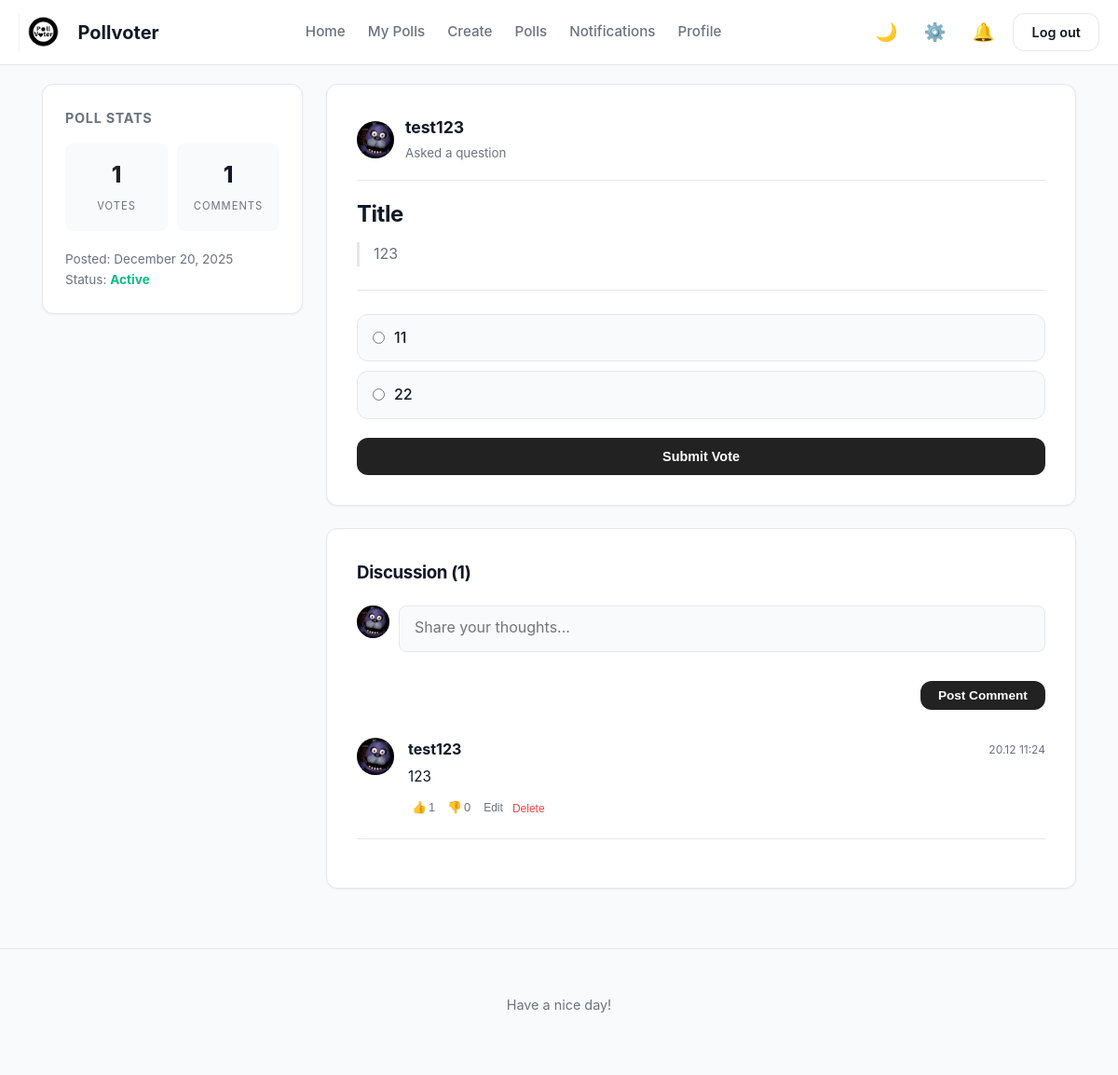
The app's page /poll/11 (signed in) with its own data.
### app/models.py (models this page shows, shortened)
class Poll(db.Model):
    __tablename__ = "poll"
    id = Column(Integer, primary_key=True)
    title = Column(Text, nullable=False)
    description = Column(String(120))
    created_at = Column(DateTime, default=datetime.now)
    user_id = Column(Integer, ForeignKey("user.id"), nullable=False)
    author = relationship("User", back_populates="polls")
    comments = relationship("Comment", back_populates="poll", cascade="all, delete-orphan")
    options = relationship("PollOption", back_populates="poll", cascade="all, delete-orphan")
    votes = relationship("Vote", back_populates="poll", cascade="all, delete-orphan")
    def getvotecount(self):
        return len(self.votes)

class User(UserMixin, db.Model):
    __tablename__ = "user"
    id = Column(Integer, primary_key=True)
    username = Column(String(20), unique=True, nullable = False)
    created_at = Column(DateTime, default=datetime.now)
    full_name = Column(String(20))
    bio = Column(String(100))
    pfp = Column(Text)
    password_hash = Column(Text)
    is_admin = Column(Boolean, default = False)
    polls = relationship("Poll", back_populates="author")
    votes = relationship("Vote", back_populates="user")
    comments = relationship("Comment", back_populates="author")
    def getpfp(self):
        if self.pfp:
            return f"/static/uploads/pfp/{self.pfp}"
        else:
            return f"/static/uploads/pfp/default.jpg"
    blocked = relationship(
        "User", secondary=blocklist,
        primaryjoin=(blocklist.c.blocker_id == id),
        secondaryjoin=(blocklist.c.blocked_id == id),
        backref=db.backref("blocked_by", lazy="dynamic"),
        lazy="dynamic"
    )
    followed = relationship(
        "User", secondary=followers,
        primaryjoin=(followers.c.follower_id == id),
        secondaryjoin=(followers.c.followed_id == id),
        backref=db.backref("followers", lazy="dynamic"),
        lazy="dynamic"
    )

class PollOption(db.Model):
    __tablename__ = "poll_option"
    id = Column(Integer, primary_key=True)
    text = Column(String(50), nullable=False)
    poll_id = Column(Integer, ForeignKey("poll.id"), nullable=False)
    poll = relationship("Poll", back_populates="options")
    votes = relationship("Vote", back_populates="option", cascade="all, delete-orphan")

class Comment(db.Model):
    __tablename__ = "comment"
    id = Column(Integer, primary_key=True)
    content = Column(String(100), nullable=False)
    created_at = Column(DateTime, default=datetime.now)
    reactions = relationship("CommentReaction", back_populates="comment", cascade="all, delete-orphan")
    user_id = Column(Integer, ForeignKey("user.id"), nullable=False)
    poll_id = Column(Integer, ForeignKey("poll.id"), nullable=False)
    author = relationship("User", back_populates="comments")
    poll = relationship("Poll", back_populates="comments")
    def get_likes_count(self):
        return CommentReaction.query.filter_by(comment_id = self.id, reaction_type = "like").count()
    def get_dislikes_count(self):
        return CommentReaction.query.filter_by(comment_id = self.id, reaction_type = "dislike").count()

### app/routes.py (the view)
@polls.route("/poll/<int:poll_id>")
@login_required
def poll_detail(poll_id):
    poll = Poll.query.get_or_404(poll_id)
    user_vote = Vote.query.filter_by(user_id = current_user.id, poll_id = poll_id).first()
    return render_template("poll_detail.html", poll = poll, user_vote = user_vote)

### app/templates/poll_detail.html (shortened to what this page needs)
{% extends "base.html" %}
{% block content %}
<div class="dashboard-layout">
    <aside class="sidebar">
        <div class="sidebar-widget">
            <h3 class="widget-title">Poll Stats</h3>
            <div style="display: grid; grid-template-columns: 1fr 1fr; gap: 10px; text-align: center; margin-bottom: 20px;">
                <div style="background: var(--bg-body); padding: 15px; border-radius: 8px;">
                    <div style="font-size: 1.5rem; font-weight: 800; color: var(--primary);">{{ poll.getvotecount() }}</div>
                    <small style="color: var(--text-muted); text-transform: uppercase; font-size: 0.7rem; letter-spacing: 1px;">Votes</small>
                </div>
                <div style="background: var(--bg-body); padding: 15px; border-radius: 8px;">
                    <div style="font-size: 1.5rem; font-weight: 800; color: var(--text-main);">{{ poll.comments|length }}</div>
                    <small style="color: var(--text-muted); text-transform: uppercase; font-size: 0.7rem; letter-spacing: 1px;">Comments</small>
                </div>
            </div>
            <div style="font-size: 0.85rem; color: var(--text-muted);">
                Posted: {{ poll.created_at.strftime('%B %d, %Y') }}<br>
                Status: <span style="color: #10B981; font-weight: bold;">Active</span>
            </div>
        </div>
    </aside>
    <main class="feed">
        <div class="card">
            <div class="user-row" style="margin-bottom: 20px;">
                <img src="{{ poll.author.getpfp() }}" class="avatar-sm" alt="Author">
                <div class="user-info">
                    <strong style="color: var(--text-main); font-size: 1.1rem;">
                        <a href="{{ url_for('main.user_profile', username=poll.author.username) }}">{{ poll.author.username }}</a>
                    </strong>
                    <br>
                    <small style="color: var(--text-muted);">Asked a question</small>
                </div>
            </div>
            <h1 style="font-size: 1.5rem; margin-bottom: 15px; line-height: 1.3;">{{ poll.title }}</h1>
            {% if poll.description %}
                <p style="color: var(--text-muted); margin-bottom: 25px; padding-left: 15px; border-left: 3px solid var(--border-subtle);">
                    {{ poll.description }}
                </p>
            {% endif %}
            <hr style="border: 0; border-top: 1px solid var(--border-subtle); margin: 25px 0;">
            {% if user_vote %}
                <div class="voted-message" style="background: rgba(37, 99, 235, 0.1); color: var(--primary); padding: 10px 15px; border-radius: 8px; margin-bottom: 20px; font-size: 0.9rem;">
                    <i class="fas fa-check-circle"></i> You voted for: <strong>{{ user_vote.option.text }}</strong>
                </div>
                <div class="vote-results">
                    {% set total_votes = poll.getvotecount() %}
                    {% for option in poll.options %}
                        {% set vote_count = option.votes|length %}
                        {% set percentage = (vote_count / total_votes * 100) if total_votes > 0 else 0 %}
                        <div style="margin-bottom: 15px;">
                            <div style="display: flex; justify-content: space-between; font-size: 0.95rem; margin-bottom: 5px;">
                                <span style="font-weight: 500;">{{ option.text }}</span>
                                <span style="color: var(--text-muted);">{{ "%.0f"|format(percentage) }}%</span>
                            </div>
                            <div style="width: 100%; height: 10px; background: var(--bg-body); border-radius: 20px; overflow: hidden;">
                                <div style="width: {{ percentage }}%; height: 100%; background: var(--primary); border-radius: 20px; transition: width 0.5s ease;"></div>
                            </div>
                        </div>
                    {% endfor %}
                </div>
            {% else %}
                <form method="POST" action="{{ url_for('polls.vote', poll_id=poll.id) }}">
                    <div class="vote-options" style="display: flex; flex-direction: column; gap: 10px;">
                        {% for option in poll.options %}
                        <label class="poll-option-btn" style="display: flex; align-items: center; gap: 10px;">
                            <input type="radio" name="option_id" value="{{ option.id }}" required style="width: auto; margin: 0;">
                            {{ option.text }}
                        </label>
                        {% endfor %}
                    </div>
                    <button type="submit" class="btn btn-primary" style="margin-top: 20px; width: 100%; padding: 12px;">
                        Submit Vote
                    </button>
                </form>
            {% endif %}
        </div>
        <div class="card">
            <h3 style="margin-bottom: 20px;">Discussion ({{ poll.comments|length }})</h3>
            <form method="POST" action="{{ url_for('polls.add_comment', poll_id=poll.id) }}" style="margin-bottom: 30px; display: flex; gap: 10px;">
                <img src="{{ current_user.getpfp() }}" class="avatar-sm" style="width: 35px; height: 35px;">
                <div style="flex-grow: 1;">
                    <textarea name="content" placeholder="Share your thoughts..." required maxlength="60"
                              style="width: 100%; resize: none; height: 50px; border-radius: 8px;"></textarea>
                    <button type="submit" class="btn btn-primary" style="margin-top: 8px; float: right; font-size: 0.85rem;">Post Comment</button>
                </div>
            </form>
            <div class="comments-list">
                {% for comment in poll.comments|sort(attribute='created_at', reverse=true) %}
                    {% if comment.author == current_user or (not current_user.is_blocking(comment.author) and not comment.author.is_blocking(current_user)) %}
                    <div class="comment-item" style="display: flex; gap: 15px; margin-bottom: 20px; border-bottom: 1px solid var(--border-subtle); padding-bottom: 20px;">
                        <a href="{{ url_for('main.user_profile', username=comment.author.username) }}">
                            <img src="{{ comment.author.getpfp() }}" class="avatar-sm" alt="PFP">
                        </a>
                        <div style="flex-grow: 1;">
                            <div style="display: flex; justify-content: space-between; align-items: center; margin-bottom: 4px;">
                                <strong>{{ comment.author.username }}</strong>
                                <small style="color: var(--text-muted); font-size: 0.75rem;">{{ comment.created_at.strftime('%d.%m %H:%M') }}</small>
                            </div>
                            <div id="comment-view-{{ comment.id }}">
                                <p style="margin: 0; color: var(--text-main); font-size: 0.95rem;">{{ comment.content }}</p>
                            </div>
                            <div style="display: flex; gap: 10px; margin-top: 8px; align-items: center;">
                                <form method="POST" action="{{ url_for('polls.react_comment', comment_id=comment.id) }}" style="display: flex; gap: 5px;">
                                    <button type="submit" name="reaction" value="like" class="icon-btn" style="font-size: 0.8rem; padding: 4px;">
                                        👍 <span style="margin-left: 2px;">{{ comment.get_likes_count() }}</span>
                                    </button>
                                    <button type="submit" name="reaction" value="dislike" class="icon-btn" style="font-size: 0.8rem; padding: 4px;">
                                        👎 <span style="margin-left: 2px;">{{ comment.get_dislikes_count() }}</span>
                                    </button>
                                </form>
                                {% if comment.author == current_user %}
                                    <button class="btn-link" onclick="toggleEdit({{ comment.id }})" style="border: none; background: none; color: var(--text-muted); font-size: 0.75rem; cursor: pointer;">Edit</button>
                                    <form method="POST" action="{{ url_for('polls.delete_comment', comment_id=comment.id) }}" style="display: inline;" onsubmit="return confirm('Delete comment?');">
                                        <button type="submit" style="border: none; background: none; color: #EF4444; font-size: 0.75rem; cursor: pointer;">Delete</button>
                                    </form>
                                {% endif %}
                            </div>
                        </div>
                    </div>
                    {% endif %}
                {% else %}
                    <p style="color: var(--text-muted); text-align: center; margin: 20px 0;">No comments yet. Be the first to say something!</p>
                {% endfor %}
            </div>
        </div>
    </main>
</div>
{% endblock %}

### records on screen
Poll: created_at "December 20, 2025", title "Title", description "123"
User: author.getpfp (picture), author.username "test123", getpfp (picture)
PollOption: text "11"
PollOption: text "22"
Comment: author.getpfp (picture), author.username "test123", created_at "20.12 11:24", content "123", get_likes_count "1", get_dislikes_count "0"

### other values on screen
{{ poll.getvotecount() }} "1"
{{ poll.comments|length }} "1"
